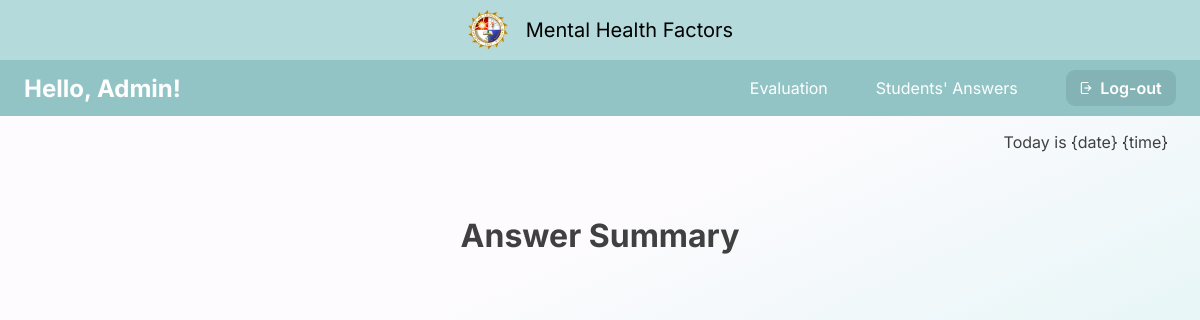
Page /student_answer/24 on the earlier database version.
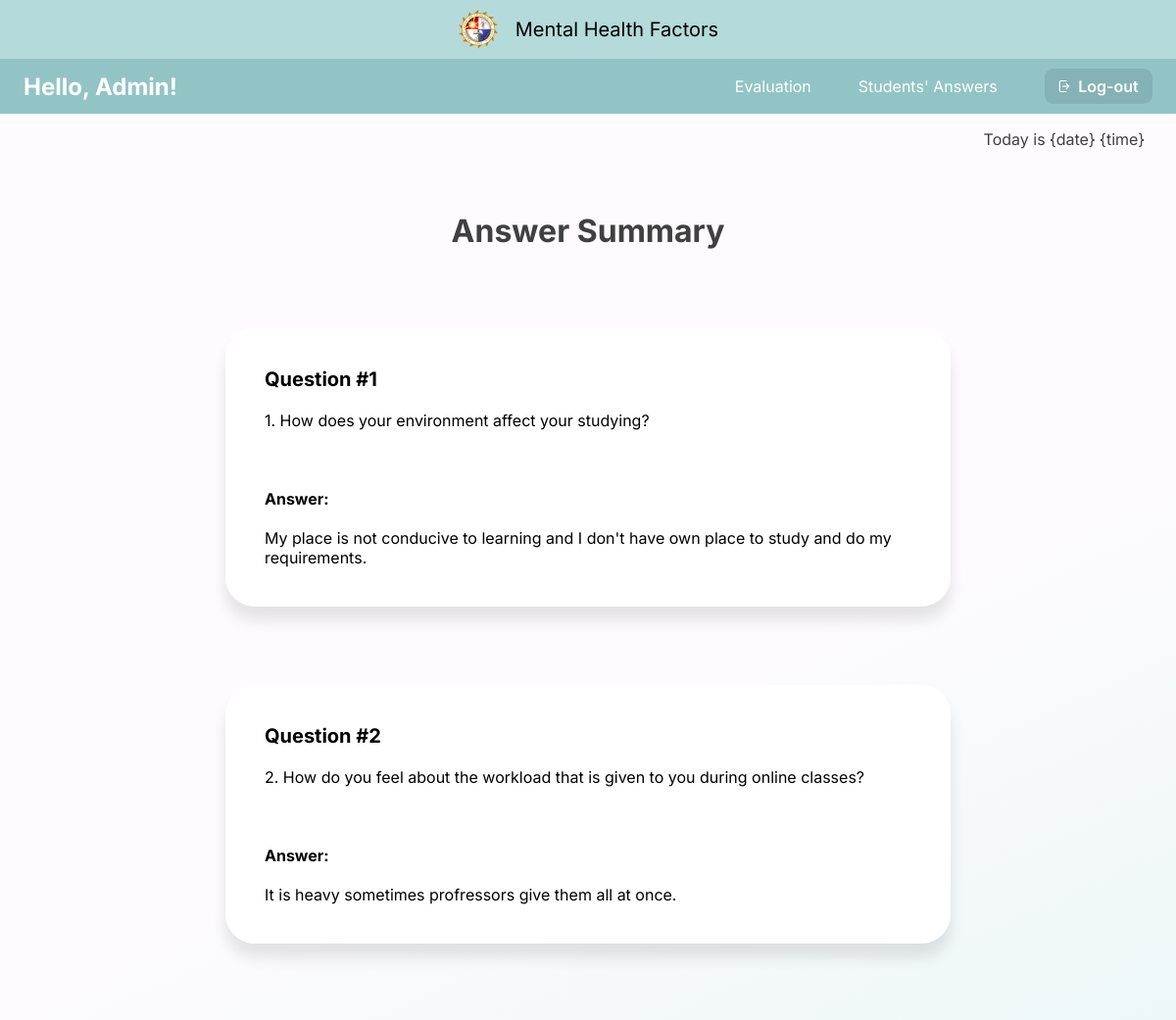
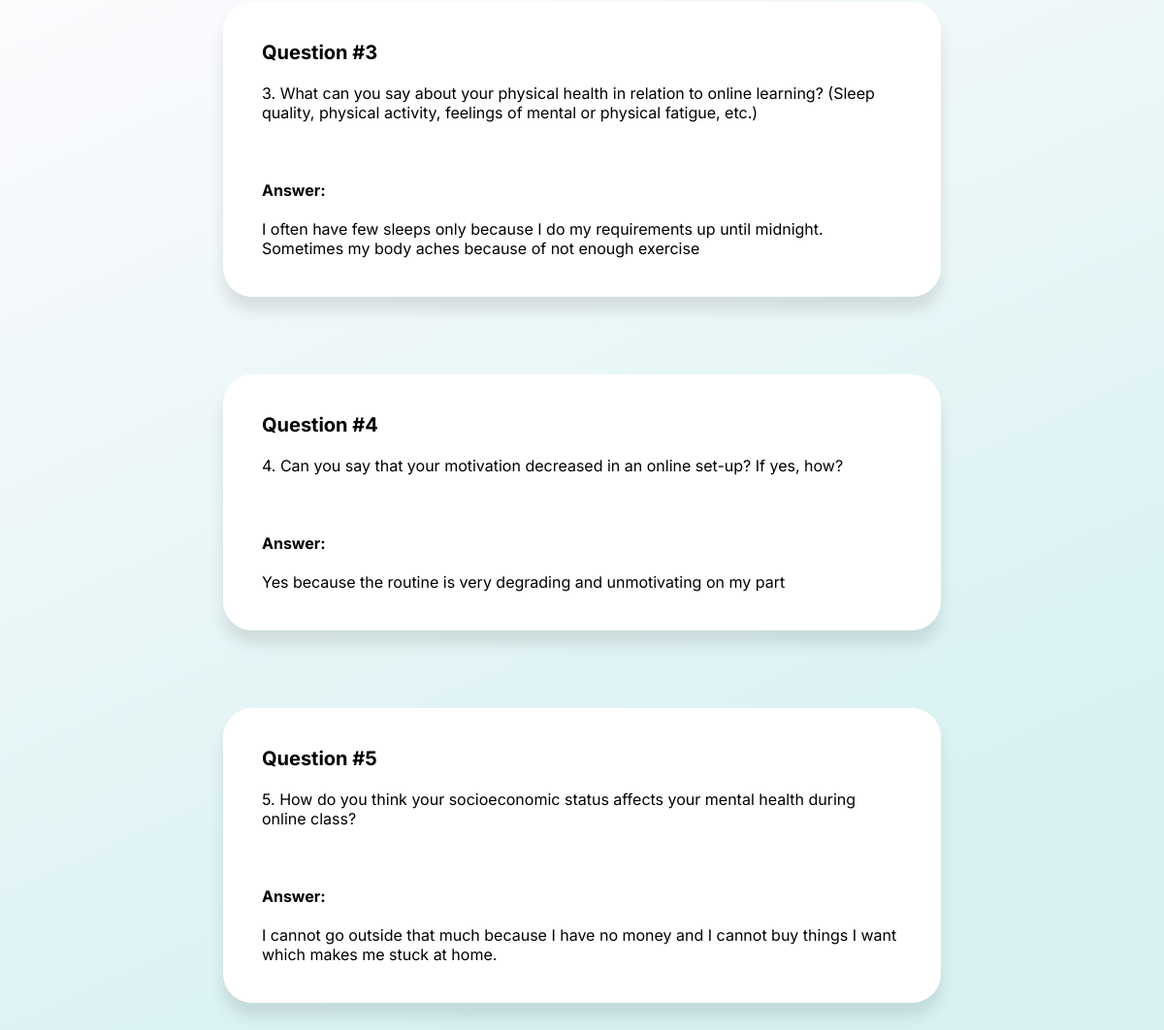
Same page on the later database version (2 pictures, top to bottom).
### capswebsite/models.py (models this page shows, shortened)
class Answers(models.Model):
    email_error_message = 'Email must be: @plm.edu.ph'
    email_regex = RegexValidator(
    regex=r'^[A-Za-z0-9._%+-]+@plm.edu.ph$',
    message=email_error_message
    )
    ID_error_message = 'Faculty ID must be entered in format: 20XXXXXXX'
    ID_regex = RegexValidator(
        regex=r'^20\d{7}$',
        message=ID_error_message
    )
    Year_CHOICES = (
        ('1', '1'),
        ('2', '2'),
        ('3', '3'),
        ('4', '4'),
        ('5', '5'),
        ('6', '6'),
    )
    email = models.EmailField(verbose_name="Email",max_length=60,validators=[email_regex],blank=True)
    firstName = models.CharField(max_length=100, verbose_name='First Name', null=True,blank=True)
    lastName = models.CharField(max_length=100, verbose_name='Last Name', null=True,blank=True)
    numberID = models.CharField(max_length=100,validators=[ID_regex], verbose_name='Number ID', null=True,blank=True)
    college= models.ForeignKey(College, verbose_name='College',null=True,blank=True,on_delete=models.CASCADE)
    course= models.ForeignKey(Course, verbose_name='Course',null=True,blank=True,on_delete=models.CASCADE)
    year = models.CharField(max_length=10, choices=Year_CHOICES, verbose_name='Year', null=True,blank=True)
    block = models.CharField(max_length=10, verbose_name='Block', null=True,blank=True)
    question1 = models.CharField(max_length=1000, verbose_name="question1",null=True, blank =True)
    question2 = models.CharField(max_length=1000, verbose_name="question2",null=True, blank =True)
    question3 = models.CharField(max_length=1000, verbose_name="question3",null=True, blank =True)
    question4 = models.CharField(max_length=1000, verbose_name="question4",null=True, blank =True)
    question5 = models.CharField(max_length=1000, verbose_name="question5",null=True, blank =True)

### capswebsite/views.py (the view)
# urls.py: re_path(r'^student_answer/(?P<pk>[a-zA-Z0-9]+$)', views.student_answer, name='student_answer'),
def student_answer(request, pk):
    answers = Answers.objects.filter(id=pk)
    context = {'answers':answers}
    return render(request, 'admin/student_answer.html',context)

### capswebsite/templates/admin/student_answer.html (shortened to what this page needs)
{% load static %}
{% include 'admin/admin_navbar.html' %}
{% block content %}
<p class="date-time">Today is {date} {time}</p>
<div class="title">Answer Summary</div>
        {% for ans in answers %}
        <div class="qna">
            <span>Question #1</span>
            <br><br>
            1. How does your environment affect your studying?
            <br><br><br><br>
            <label for="answer"><b>Answer:</b></label>
            <br><br>
            {{ans.question1}}
        </div>
        <div class="qna">
            <span>Question #2</span>
            <br><br>
            2. How do you feel about the workload that is given to you during online classes?
            <br><br><br><br>
            <label for="answer"><b>Answer:</b></label>
            <br><br>
            {{ans.question2}}
        </div>
        <div class="qna">
            <span>Question #3</span>
            <br><br>
            3. What can you say about your physical health in relation to online learning? (Sleep quality, physical activity, feelings of mental or physical fatigue, etc.)
            <br><br><br><br>
            <label for="answer"><b>Answer:</b></label>
            <br><br>
            {{ans.question3}}
        </div>
        <div class="qna">
            <span>Question #4</span>
            <br><br>
            4. Can you say that your motivation decreased in an online set-up? If yes, how?
            <br><br><br><br>
            <label for="answer"><b>Answer:</b></label>
            <br><br>
            {{ans.question4}}
        </div>
        <div class="qna">
            <span>Question #5</span>
            <br><br>
            5. How do you think your socioeconomic status affects your mental health during online class?
            <br><br><br><br>
            <label for="answer"><b>Answer:</b></label>
            <br><br>
            {{ans.question5}}
        </div>
{%endfor%}
{% endblock %}

Differences in the rows shown:
added Answers: question1 "My place is not conducive to learning and I don't have own place to study and do my requirements.", question2 "It is heavy sometimes profressors give them all at once.", question3 "I often have few sleeps only because I do my requirements up until midnight. Sometimes my body aches because of not enough exercise", question4 "Yes because the routine is very degrading and unmotivating on my part", question5 "I cannot go outside that much because I have no money and I cannot buy things I want which makes me stuck at home."
